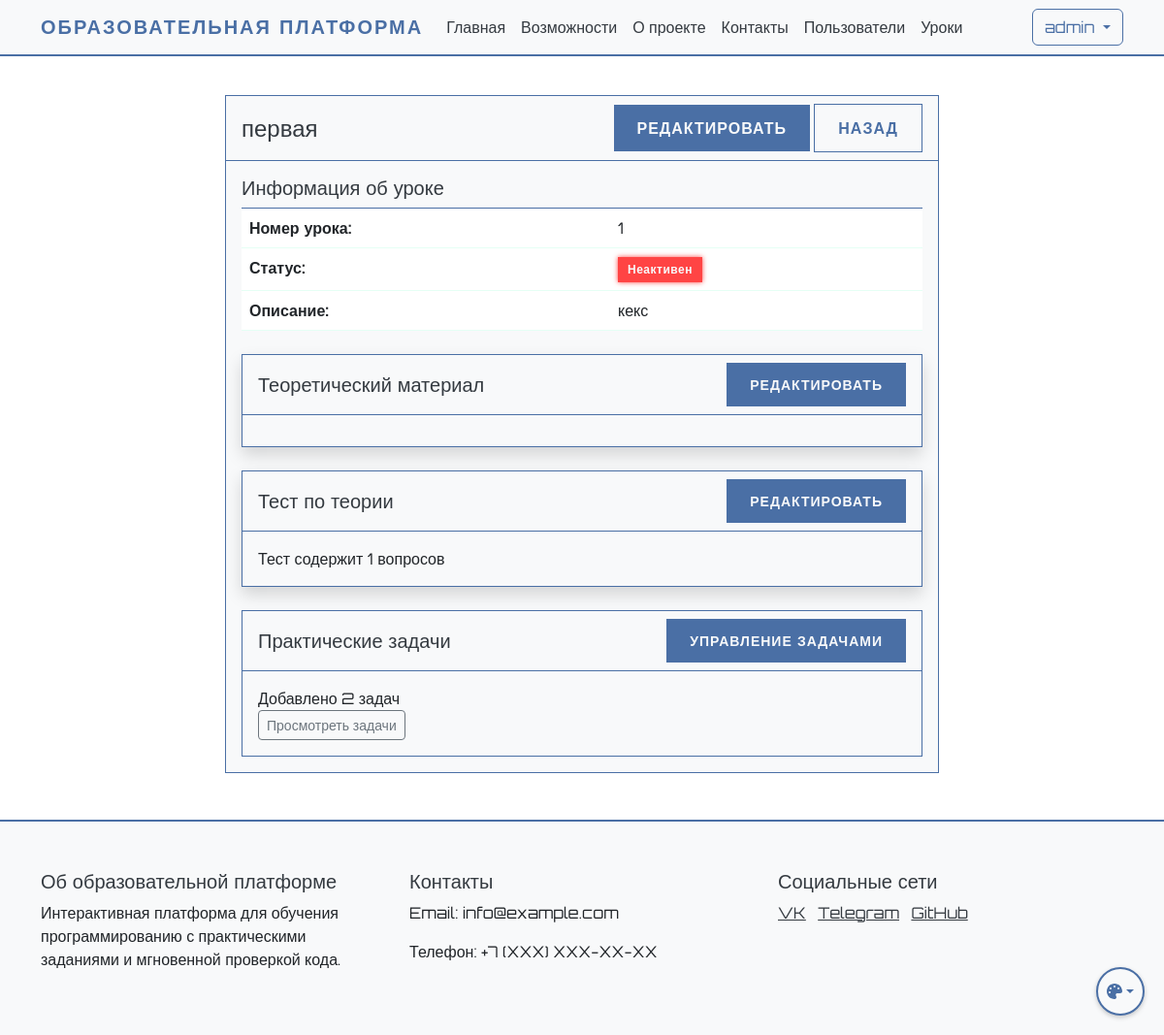
Page /admin/lessons/1 (signed in) on the earlier database version.
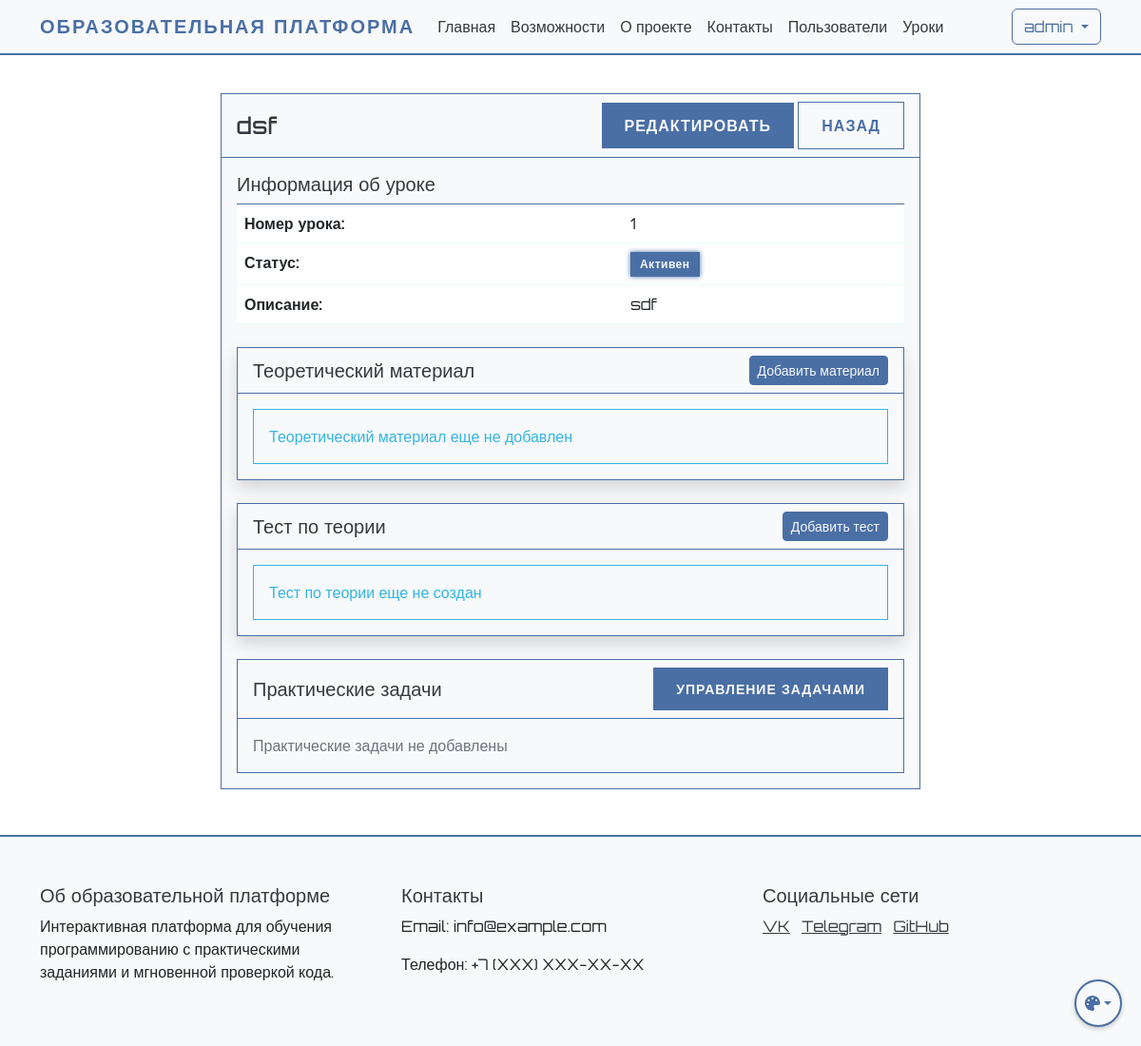
Same page on the later database version.
### app.py (models this page shows)
class Lesson(db.Model):
    id = db.Column(db.Integer, primary_key=True)
    order_number = db.Column(db.Integer, unique=True, nullable=False)
    title = db.Column(db.String(200), nullable=False)
    description = db.Column(db.Text)
    is_active = db.Column(db.Boolean, default=True)
    created_at = db.Column(db.DateTime, default=db.func.now())
    theory_content = db.Column(db.Text)
    theory_test = db.relationship('TheoryTest', backref='lesson', uselist=False)
    practice_tasks = db.relationship('PracticeTask', backref='lesson', lazy=True)
    required_lesson_id = db.Column(db.Integer, db.ForeignKey('lesson.id'), nullable=True)
    required_lesson = db.relationship('Lesson', remote_side=[id], backref='next_lessons')

### app.py (the view)
@app.route('/admin/lessons/<int:lesson_id>')
@login_required
def view_lesson(lesson_id):
    if not current_user.is_admin:
        abort(403)
    lesson = Lesson.query.get_or_404(lesson_id)
    return render_template('view_lesson.html', lesson=lesson)

### app.py (called while the page is built)
@login_manager.user_loader
def load_user(user_id):
    return User.query.get(int(user_id))

### templates/view_lesson.html (shortened to what the changed rows need)
{% extends "base.html" %}
{% block content %}
<div class="container mt-4">
    <div class="row">
        <div class="col-md-8 offset-md-2">
            <div class="card">
                <div class="card-header d-flex justify-content-between align-items-center">
                    <h4 class="mb-0">{{ lesson.title }}</h4>
                    <div>
                        <a href="{{ url_for('edit_lesson', lesson_id=lesson.id) }}" class="btn btn-primary">
                        </a>
                        <a href="{{ url_for('lesson_list') }}" class="btn btn-secondary">
                        </a>
                    </div>
                </div>
                <div class="card-body">
                    <div class="mb-4">
                        <table class="table">
                            <tr>
                                <th>Номер урока:</th>
                                <td>{{ lesson.order_number }}</td>
                            </tr>
                            <tr>
                                <th>Статус:</th>
                                <td>
                                    {% if lesson.is_active %}
                                        <span class="badge bg-success">Активен</span>
                                    {% else %}
                                        <span class="badge bg-danger">Неактивен</span>
                                    {% endif %}
                                </td>
                            </tr>
                            <tr>
                                <th>Описание:</th>
                                <td>
                                    <div class="description-view" onclick="toggleDescriptionEdit(this)">
                                        {% if lesson.description %}
                                            {{ lesson.description }}
                                        {% else %}
                                            <span class="text-muted">Описание не добавлено</span>
                                        {% endif %}
                                    </div>
                                </td>
                            </tr>
                        </table>
                    </div>
                    <div class="card shadow mb-4">
                        <div class="card-header bg-light">
                            <div class="d-flex justify-content-between align-items-center">
                                <div>
                                    {% if not lesson.theory_content %}
                                        <a href="{{ url_for('add_theory', lesson_id=lesson.id) }}" class="btn btn-success btn-sm">
                                             Добавить материал
                                        </a>
                                    {% else %}
                                        <a href="{{ url_for('edit_theory', lesson_id=lesson.id) }}" class="btn btn-primary btn-sm">
                                             Редактировать
                                        </a>
                                    {% endif %}
                                </div>
                            </div>
                        </div>
                        <div class="card-body">
                            {% if lesson.theory_content %}
                                <div class="theory-content">
                                    {{ lesson.theory_content|safe }}
                                </div>
                            {% else %}
                                <div class="alert alert-info mb-0">
                                    Теоретический материал еще не добавлен
                                </div>
                            {% endif %}
                        </div>
                    </div>
                    <div class="card shadow mb-4">
                        <div class="card-header bg-light">
                            <div class="d-flex justify-content-between align-items-center">
                                <div>
                                    {% if not lesson.theory_test %}
                                        <a href="{{ url_for('add_theory_test', lesson_id=lesson.id) }}" class="btn btn-success btn-sm">
                                             Добавить тест
                                        </a>
                                    {% endif %}
                                    {% if lesson.theory_test %}
                                        <a href="{{ url_for('edit_theory_test', lesson_id=lesson.id) }}" class="btn btn-primary btn-sm">
                                             Редактировать
                                        </a>
                                    {% endif %}
                                </div>
                            </div>
                        </div>
                        <div class="card-body">
                            {% if lesson.theory_test %}
                                <div class="d-flex justify-content-between align-items-center">
                                    <p class="mb-0">Тест содержит {{ lesson.theory_test.questions|length }} вопросов</p>
                                </div>
                            {% else %}
                                <div class="alert alert-info mb-0">
                                    Тест по теории еще не создан
                                </div>
                            {% endif %}
                        </div>
                    </div>
                    <div class="card">
                        <div class="card-body">
                            {% if lesson.practice_tasks %}
                                <p class="mb-0">Добавлено {{ lesson.practice_tasks|length }} задач</p>
                                <a href="{{ url_for('edit_practice_tasks', lesson_id=lesson.id) }}" class="btn btn-outline-primary btn-sm">
                                     Просмотреть задачи
                                </a>
                            {% else %}
                                <p class="text-muted mb-0">Практические задачи не добавлены</p>
                            {% endif %}
                        </div>
                    </div>
                </div>
            </div>
        </div>
    </div>
</div>
{% endblock %}

Differences in the rows shown:
changed Lesson: title "первая" → "dsf"; is_active False → True (drawn); description "кекс" → "sdf"
Other differences:
{{ lesson.theory_test.questions|length }}: "1" → (not shown)
{{ lesson.practice_tasks|length }}: "2" → (not shown)
text no longer shown: "Неактивен РЕДАКТИРОВАТЬ РЕДАКТИРОВАТЬ Тест содержит вопросов Добавлено задач Просмотреть задачи"
text now shown: "Активен Добавить материал Теоретический материал еще не добавлен Добавить тест Тест по теории еще не создан Практические задачи не добавлены"
